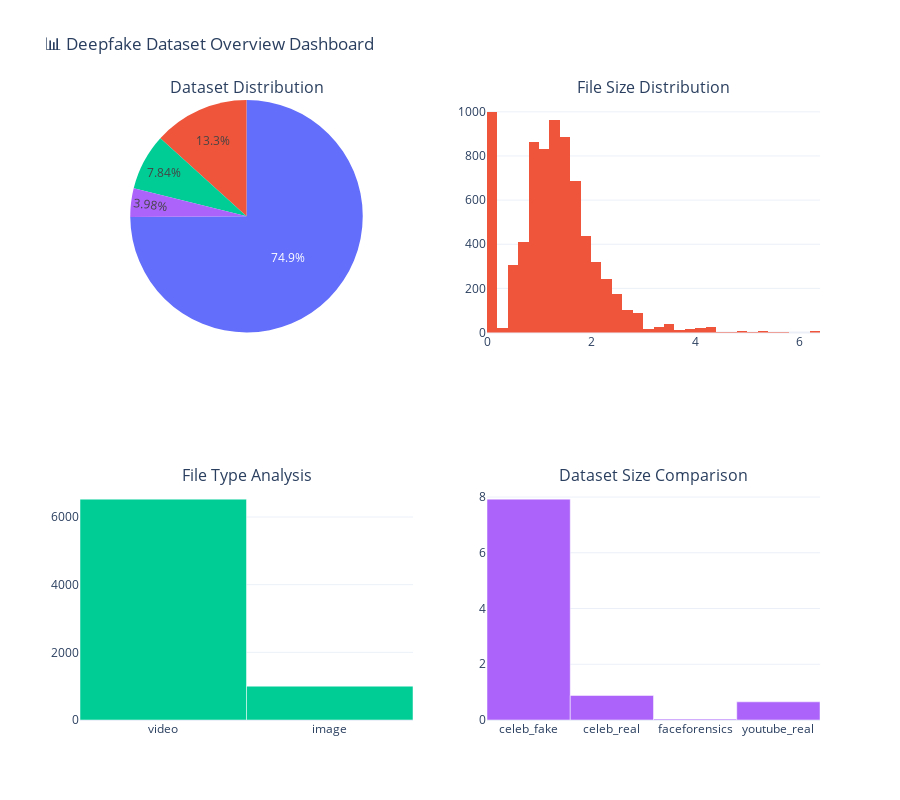

The cell this chart's notebook holds for it:
### Code cell
# Dataset Overview Visualization
fig = make_subplots(
    rows=2, cols=2,
    subplot_titles=('Dataset Distribution', 'File Size Distribution', 
                   'File Type Analysis', 'Dataset Size Comparison'),
    specs=[[{"type": "pie"}, {"type": "histogram"}],
           [{"type": "bar"}, {"type": "bar"}]]
)

# 1. Dataset Distribution (Pie Chart)
dataset_counts = df_files['dataset_category'].value_counts()
fig.add_trace(
    go.Pie(labels=dataset_counts.index, values=dataset_counts.values,
           name="Dataset Distribution"),
    row=1, col=1
)

# 2. File Size Distribution (Histogram)
fig.add_trace(
    go.Histogram(x=df_files['size_mb'], nbinsx=50, name="Size Distribution"),
    row=1, col=2
)

# 3. File Type Analysis (Bar Chart)
type_counts = df_files['category'].value_counts()
fig.add_trace(
    go.Bar(x=type_counts.index, y=type_counts.values, name="File Types"),
    row=2, col=1
)

# 4. Dataset Size Comparison (Bar Chart)
size_by_dataset = df_files.groupby('dataset_category')['size_mb'].sum() / 1024  # Convert to GB
fig.add_trace(
    go.Bar(x=size_by_dataset.index, y=size_by_dataset.values, name="Dataset Sizes (GB)"),
    row=2, col=2
)

fig.update_layout(
    height=800,
    title_text="📊 Deepfake Dataset Overview Dashboard",
    showlegend=False
)

fig.show()

# Print detailed statistics
print("📈 DETAILED DATASET STATISTICS")
print("=" * 50)
print(f"Total datasets: {df_files['dataset'].nunique()}")
print(f"Total files: {len(df_files)}")
print(f"Total size: {df_files['size_mb'].sum()/1024:.2f} GB")
print(f"Average file size: {df_files['size_mb'].mean():.2f} MB")
print(f"Median file size: {df_files['size_mb'].median():.2f} MB")
print(f"Largest file: {df_files['size_mb'].max():.2f} MB")
print(f"Smallest file: {df_files['size_mb'].min():.4f} MB")

### Figure 1 — Plotly figure (JSON) as saved in the notebook; plotly's stock layout.template omitted (floating-point values rounded to 4 significant figures; data arrays with more than 128 entries replaced by an {"elided": "..."} marker saying what was removed)
{"data": [{"domain": {"x": [0, 0.45], "y": [0.625, 1]}, "labels": ["celeb_fake", "faceforensics", "celeb_real", "youtube_real"], "name": "Dataset Distribution", "type": "pie", "values": [5639, 1000, 590, 300]}, {"name": "Size Distribution", "nbinsx": 50, "type": "histogram", "x": {"elided": "7529 float values"}, "xaxis": "x", "yaxis": "y"}, {"name": "File Types", "type": "bar", "x": ["video", "image"], "xaxis": "x2", "y": [6529, 1000], "yaxis": "y2"}, {"name": "Dataset Sizes (GB)", "type": "bar", "x": ["celeb_fake", "celeb_real", "faceforensics", "youtube_real"], "xaxis": "x3", "y": [7.925, 0.8815, 0.03315, 0.6518], "yaxis": "y3"}], "layout": {"annotations": [{"font": {"size": 16}, "showarrow": false, "text": "Dataset Distribution", "x": 0.225, "xanchor": "center", "xref": "paper", "y": 1, "yanchor": "bottom", "yref": "paper"}, {"font": {"size": 16}, "showarrow": false, "text": "File Size Distribution", "x": 0.775, "xanchor": "center", "xref": "paper", "y": 1, "yanchor": "bottom", "yref": "paper"}, {"font": {"size": 16}, "showarrow": false, "text": "File Type Analysis", "x": 0.225, "xanchor": "center", "xref": "paper", "y": 0.375, "yanchor": "bottom", "yref": "paper"}, {"font": {"size": 16}, "showarrow": false, "text": "Dataset Size Comparison", "x": 0.775, "xanchor": "center", "xref": "paper", "y": 0.375, "yanchor": "bottom", "yref": "paper"}], "height": 800, "showlegend": false, "title": {"text": "📊 Deepfake Dataset Overview Dashboard"}, "xaxis": {"anchor": "y", "domain": [0.55, 1]}, "xaxis2": {"anchor": "y2", "domain": [0, 0.45]}, "xaxis3": {"anchor": "y3", "domain": [0.55, 1]}, "yaxis": {"anchor": "x", "domain": [0.625, 1]}, "yaxis2": {"anchor": "x2", "domain": [0, 0.375]}, "yaxis3": {"anchor": "x3", "domain": [0, 0.375]}}}
